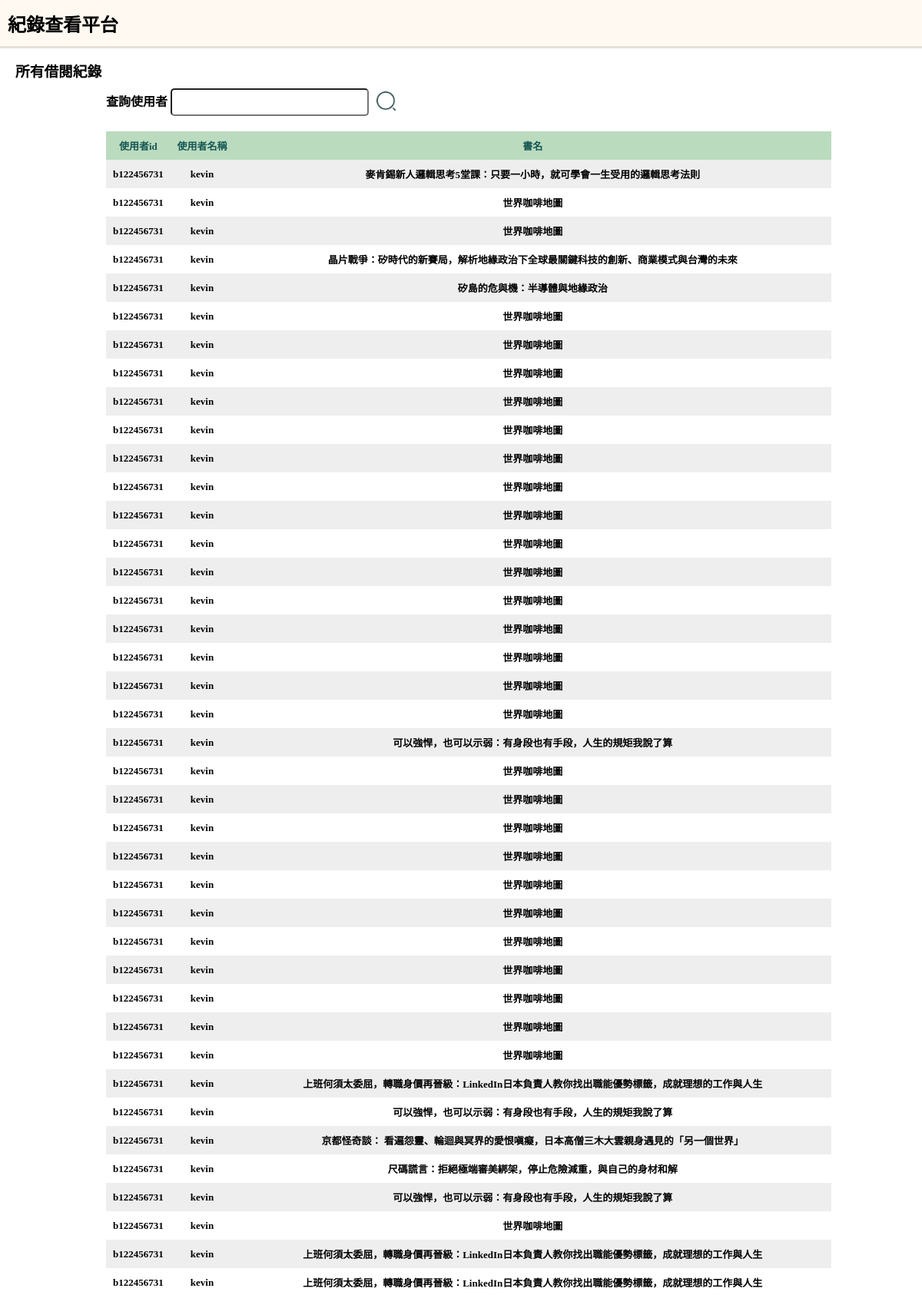
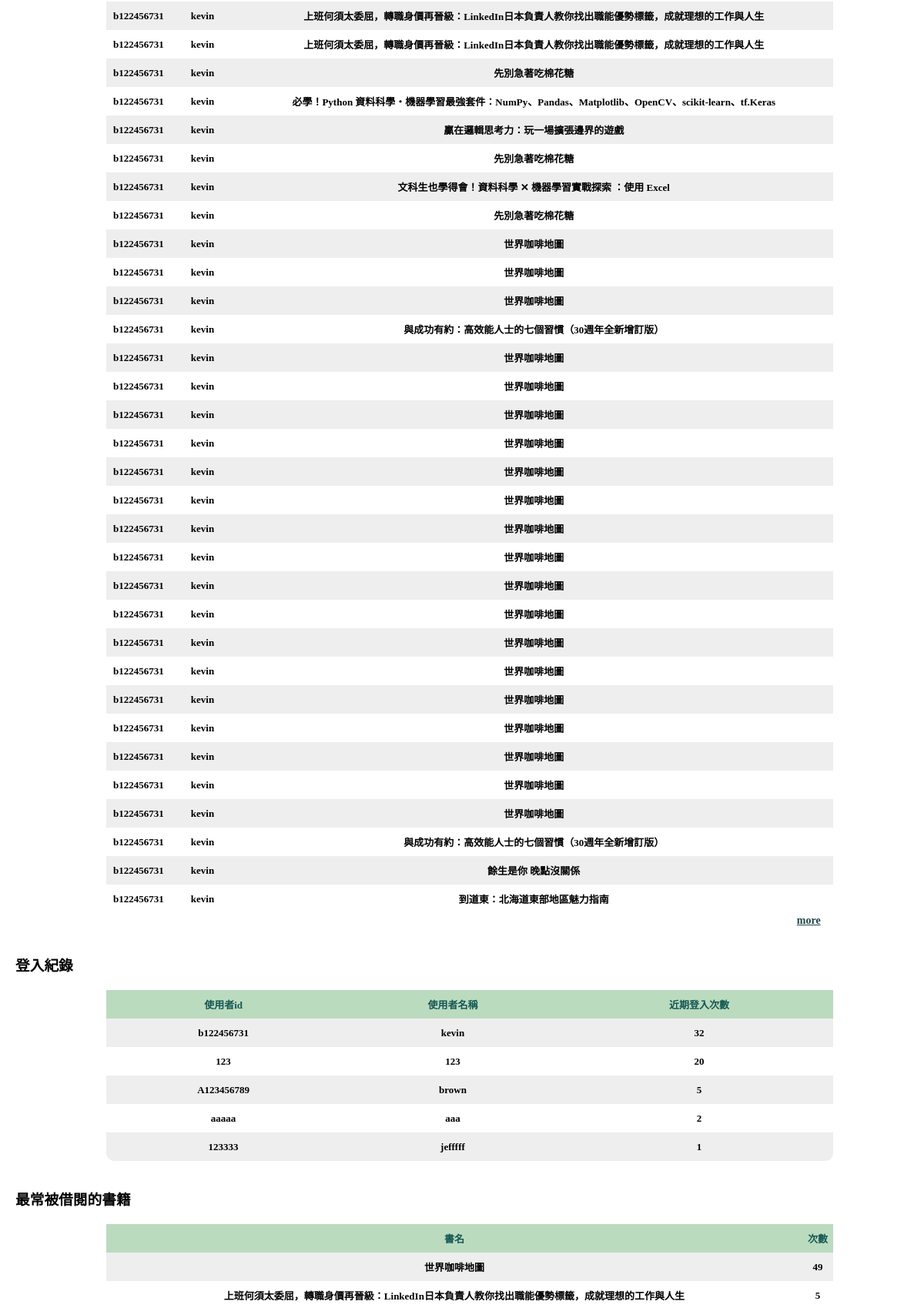
Page /supervise (upper part) on the committed database (2 pictures, top to bottom).
### tables this page shows
CREATE TABLE "logintopic" (
	"No"	INTEGER,
	"user_ssn"	TEXT,
	"user_name"	TEXT,
	"behavior"	TEXT,
	PRIMARY KEY("No" AUTOINCREMENT)
);

### app.py (the view)
@app.route('/supervise')
def all():
    def super_user_record():
        con = sql.connect("borrowtopic.db")
        con.row_factory = sql.Row
        cur = con.cursor()
        cur.execute("SELECT user_ssn,user_name,book_name FROM borrowtopic")
        data = cur.fetchall()
        con.close()
        for row in data:
            print(row["user_ssn"])
            print(row["user_name"])
            print(row["book_name"])
        return data
    def super_frquent_user():
        con = sql.connect("logintopic.db")
        con.row_factory = sql.Row
        cur = con.cursor()
        cur.execute(
            "SELECT user_ssn, user_name, COUNT(user_ssn) AS num FROM logintopic GROUP BY user_ssn ORDER BY COUNT(user_ssn) DESC")
        data = cur.fetchall()
        con.close()
        for row in data:
            print(row["user_ssn"])
            print(row["user_name"])
        return data
    def super_book_borrowed():
        con = sql.connect("borrowtopic.db")
        con.row_factory = sql.Row
        cur = con.cursor()
        cur.execute(
            "SELECT book_name, COUNT(book_name) as num FROM borrowtopic GROUP BY book_name ORDER BY COUNT(book_name) DESC")
        data = cur.fetchall()
        con.close()
        for row in data:
            print(row["book_name"])
        return data
    def super_book_searched():
        con = sql.connect("searchtopic.db")
        con.row_factory = sql.Row
        cur = con.cursor()
        cur.execute(
            "SELECT book_name, COUNT(book_name) as num FROM searchtopic GROUP BY book_name ORDER BY COUNT(book_name) DESC")
        data = cur.fetchall()
        con.close()
        for row in data:
            print(row["book_name"])
        return data
    return render_template("supervise.html", freq=super_frquent_user(), borrow=super_user_record(), bookborrow=super_book_borrowed(), search=super_book_searched())

### templates/supervise.html (shortened to what this page needs)
<!DOCTYPE html>
<html lang="en">
<head>
</head>
<body>
    <h2 class="title1">紀錄查看平台</h2>
    <hr width="100%" ></hr>
    <div class="block1">
        <h3 class="title2">所有借閱紀錄</h3>
        <form class="table1" action="/user_record_search">
            <font style="font-weight: bolder;">查詢使用者</font>
            <input class="inputArea" type="text" name="user_search" />
            <button class='searchBtn'><img style="margin-bottom: -6px;" width="25px" height="25px"
                    src="./static/images/search.png" /></button>
        </form>
        <div class="main">
            <table class="allRec">
                <thead>
                    <td>使用者id</td>
                    <td>使用者名稱</td>
                    <td>書名</td>
                </thead>
                <tbody>
                    {% for row in borrow %}
                    <tr>
                        <td>{{row["user_ssn"]}}</td>
                        <td>{{row["user_name"]}}</td>
                        <td>{{row["book_name"]}}</td>
                    </tr>
                    {% endfor %}
                </tbody>
            </table>
            <a href="" class="more">more</a>
        </div>
        <h3 class="title2">登入紀錄</h3>
        <div class="main">
            <table>
                <thead>
                    <td>使用者id</td>
                    <td>使用者名稱</td>
                    <td>近期登入次數</td>
                </thead>
                <tbody>
                    {% for row in freq %}
                    <tr>
                        <td>{{row["user_ssn"]}}</td>
                        <td>{{row["user_name"]}}</td>
                        <td>{{row["num"]}}</td>
                    </tr>
                    {% endfor %}
                </tbody>
            </table>
        </div>
        <h3 class="title2">最常被借閱的書籍</h3>
        <div class="main">
            <table>
                <thead>
                    <td>書名</td>
                    <td>次數</td>
                </thead>
                <tbody>
                    {% for row in bookborrow %}
                    <tr>
                        <td>{{row["book_name"]}}</td>
                        <td>{{row["num"]}}</td>
                    </tr>
                    {% endfor %}
                </tbody>
            </table>
        </div>
    </div>
</body>
</html>

### templates/supervise.html (style rules this page uses)
* { margin: 0%; }
.title1 { height:60px; width: 100%; display: flex; align-items: center; padding-left: 10px; background-color: #FFF9F1; color: black; font-weight: bold; }
.title2 { padding-top: 15px; }
.block1 { padding-left: 20px; }
.table1 { width: 80%; margin: 20px auto; margin-top: 10px; }
.inputArea { border-radius: 5px; width: 250px; height: 30px; }
.searchBtn { background-color: white; border: none; }
.main { width: 80%; margin: 20px auto; }
table { border-spacing: 0; width: 100%; border-collapse: collapse; }
tr { text-align: center; }
td { height: 35px; font-size: 13px; font-weight: bolder; }
table tbody tr:nth-child(odd) { background-color: #eee }
table thead { background-color: #BBDBBF; color: rgb(21, 87, 83); font-size: 14px; font-weight: bolder; }
table tbody tr:last-child td:first-child { border-radius: 0 0 0 10px; }
table tbody tr:last-child td:last-child { border-radius: 0 0 10px 0; }
hr { border:none; border-top: 3px solid #e7e1da; }
.more { font-size: 14px; padding-left: 95%; font-weight: bolder; color: rgb(31, 70, 76); }

### rows in the picture
logintopic: user_ssn "A123456789", user_name "brown", num "5"
logintopic: user_ssn "123333", user_name "jefffff", num "1"

### other values in the picture
{{ row["user_ssn"] }} "b122456731" "b122456731" "b122456731" "b122456731" "b122456731" "b122456731" "b122456731" "b122456731" "b122456731" "b122456731" "b122456731" "b122456731" "b122456731" "b122456731" "b122456731" "b122456731" "b122456731" "b122456731" "b122456731" "b122456731" "b122456731" "b122456731" "b122456731" "b122456731" "b122456731" "b122456731" "b122456731" "b122456731" "b122456731" "b122456731" "b122456731" "b122456731" "b122456731" "b122456731" "b122456731" "b122456731" "b122456731" "b122456731" "b122456731" "b122456731" "b122456731" "b122456731" "b122456731" "b122456731" "b122456731" "b122456731" "b122456731" "b122456731" "b122456731" "b122456731" "b122456731" "b122456731" "b122456731" "b122456731" "b122456731" "b122456731" "b122456731" "b122456731" "b122456731" "b122456731" "b122456731" "b122456731" "b122456731" "b122456731" "b122456731" "b122456731" "b122456731" "b122456731" "b122456731" "b122456731" "b122456731" "b122456731"
{{ row["user_name"] }} "kevin" "kevin" "kevin" "kevin" "kevin" "kevin" "kevin" "kevin" "kevin" "kevin" "kevin" "kevin" "kevin" "kevin" "kevin" "kevin" "kevin" "kevin" "kevin" "kevin" "kevin" "kevin" "kevin" "kevin" "kevin" "kevin" "kevin" "kevin" "kevin" "kevin" "kevin" "kevin" "kevin" "kevin" "kevin" "kevin" "kevin" "kevin" "kevin" "kevin" "kevin" "kevin" "kevin" "kevin" "kevin" "kevin" "kevin" "kevin" "kevin" "kevin" "kevin" "kevin" "kevin" "kevin" "kevin" "kevin" "kevin" "kevin" "kevin" "kevin" "kevin" "kevin" "kevin" "kevin" "kevin" "kevin" "kevin" "kevin" "kevin" "kevin" "kevin" "kevin"
{{ row["book_name"] }} "麥肯錫新人邏輯思考5堂課：只要一小時，就可學會一生受用的邏輯思考法則" "世界咖啡地圖" "世界咖啡地圖" "晶片戰爭：矽時代的新賽局，解析地緣政治下全球最關鍵科技的創新、商業模式與台灣的未來" "矽島的危與機：半導體與地緣政治" "世界咖啡地圖" "世界咖啡地圖" "世界咖啡地圖" "世界咖啡地圖" "世界咖啡地圖" "世界咖啡地圖" "世界咖啡地圖" "世界咖啡地圖" "世界咖啡地圖" "世界咖啡地圖" "世界咖啡地圖" "世界咖啡地圖" "世界咖啡地圖" "世界咖啡地圖" "世界咖啡地圖" "可以強悍，也可以示弱：有身段也有手段，人生的規矩我說了算" "世界咖啡地圖" "世界咖啡地圖" "世界咖啡地圖" "世界咖啡地圖" "世界咖啡地圖" "世界咖啡地圖" "世界咖啡地圖" "世界咖啡地圖" "世界咖啡地圖" "世界咖啡地圖" "世界咖啡地圖" "上班何須太委屈，轉職身價再晉級：LinkedIn日本負責人教你找出職能優勢標籤，成就理想的工作與人生" "可以強悍，也可以示弱：有身段也有手段，人生的規矩我說了算" "京都怪奇談： 看遍怨靈、輪迴與冥界的愛恨嗔癡，日本高僧三木大雲親身遇見的「另一個世界」" "尺碼謊言：拒絕極端審美綁架，停止危險減重，與自己的身材和解" "可以強悍，也可以示弱：有身段也有手段，人生的規矩我說了算" "世界咖啡地圖" "上班何須太委屈，轉職身價再晉級：LinkedIn日本負責人教你找出職能優勢標籤，成就理想的工作與人生" "上班何須太委屈，轉職身價再晉級：LinkedIn日本負責人教你找出職能優勢標籤，成就理想的工作與人生" "上班何須太委屈，轉職身價再晉級：LinkedIn日本負責人教你找出職能優勢標籤，成就理想的工作與人生" "上班何須太委屈，轉職身價再晉級：LinkedIn日本負責人教你找出職能優勢標籤，成就理想的工作與人生" "先別急著吃棉花糖" "必學！Python 資料科學‧機器學習最強套件：NumPy、Pandas、Matplotlib、OpenCV、scikit-learn、tf.Keras" "贏在邏輯思考力：玩一場擴張邊界的遊戲" "先別急著吃棉花糖" "文科生也學得會！資料科學 ✕ 機器學習實戰探索 ：使用 Excel" "先別急著吃棉花糖" "世界咖啡地圖" "世界咖啡地圖" "世界咖啡地圖" "與成功有約：高效能人士的七個習慣（30週年全新增訂版）" "世界咖啡地圖" "世界咖啡地圖" "世界咖啡地圖" "世界咖啡地圖" "世界咖啡地圖" "世界咖啡地圖" "世界咖啡地圖" "世界咖啡地圖" "世界咖啡地圖" "世界咖啡地圖" "世界咖啡地圖" "世界咖啡地圖" "世界咖啡地圖" "世界咖啡地圖" "世界咖啡地圖" "世界咖啡地圖" "世界咖啡地圖" "與成功有約：高效能人士的七個習慣（30週年全新增訂版）" "餘生是你 晚點沒關係" "到道東：北海道東部地區魅力指南"
{{ row["user_ssn"] }} "b122456731" "123" "aaaaa"
{{ row["user_name"] }} "kevin" "123" "aaa"
{{ row["num"] }} "32" "20" "2"
{{ row["book_name"] }} "世界咖啡地圖" "上班何須太委屈，轉職身價再晉級：LinkedIn日本負責人教你找出職能優勢標籤，成就理想的工作與人生"
{{ row["num"] }} "49" "5"
